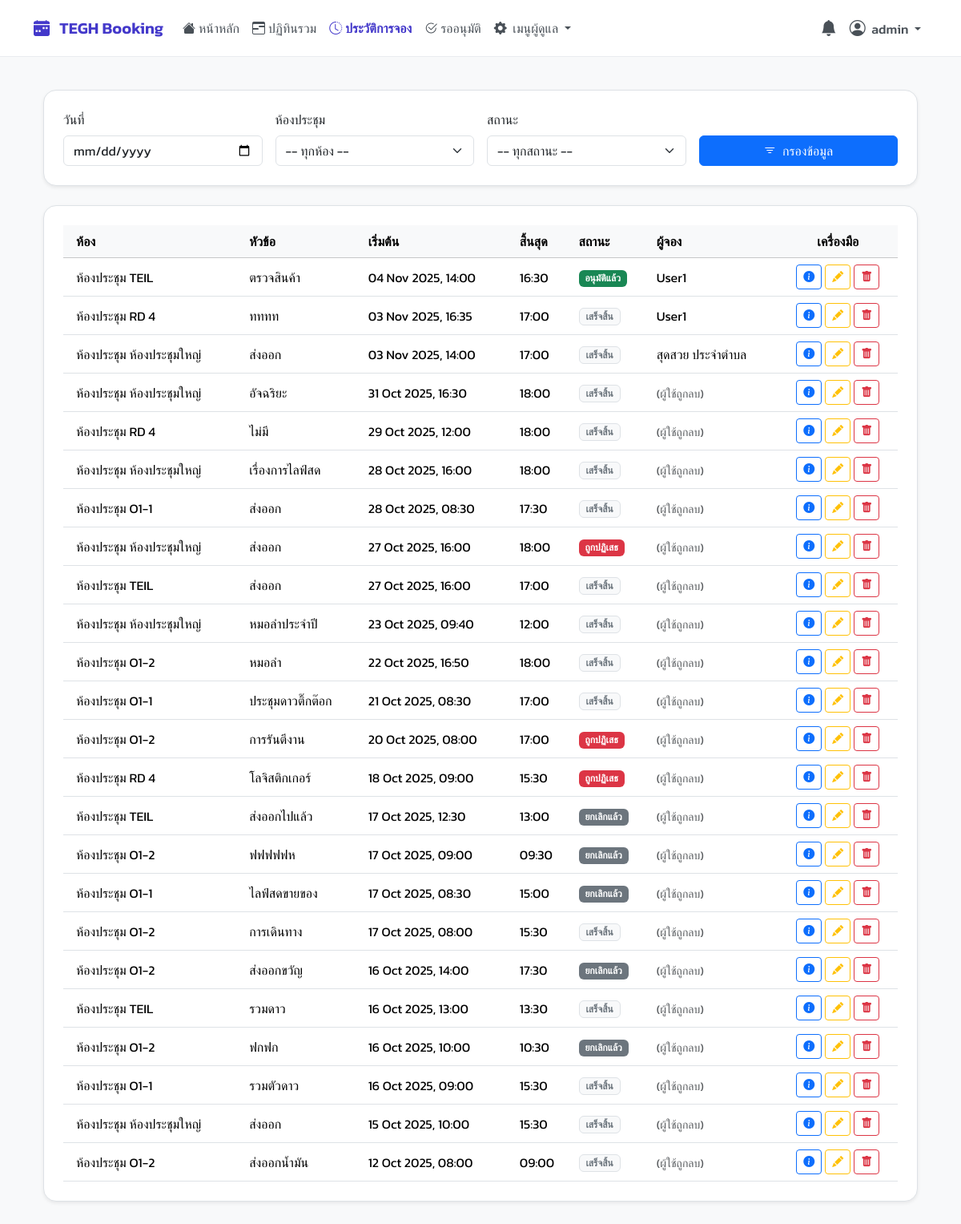
/history/ (signed in), run on an earlier commit of the app's database.
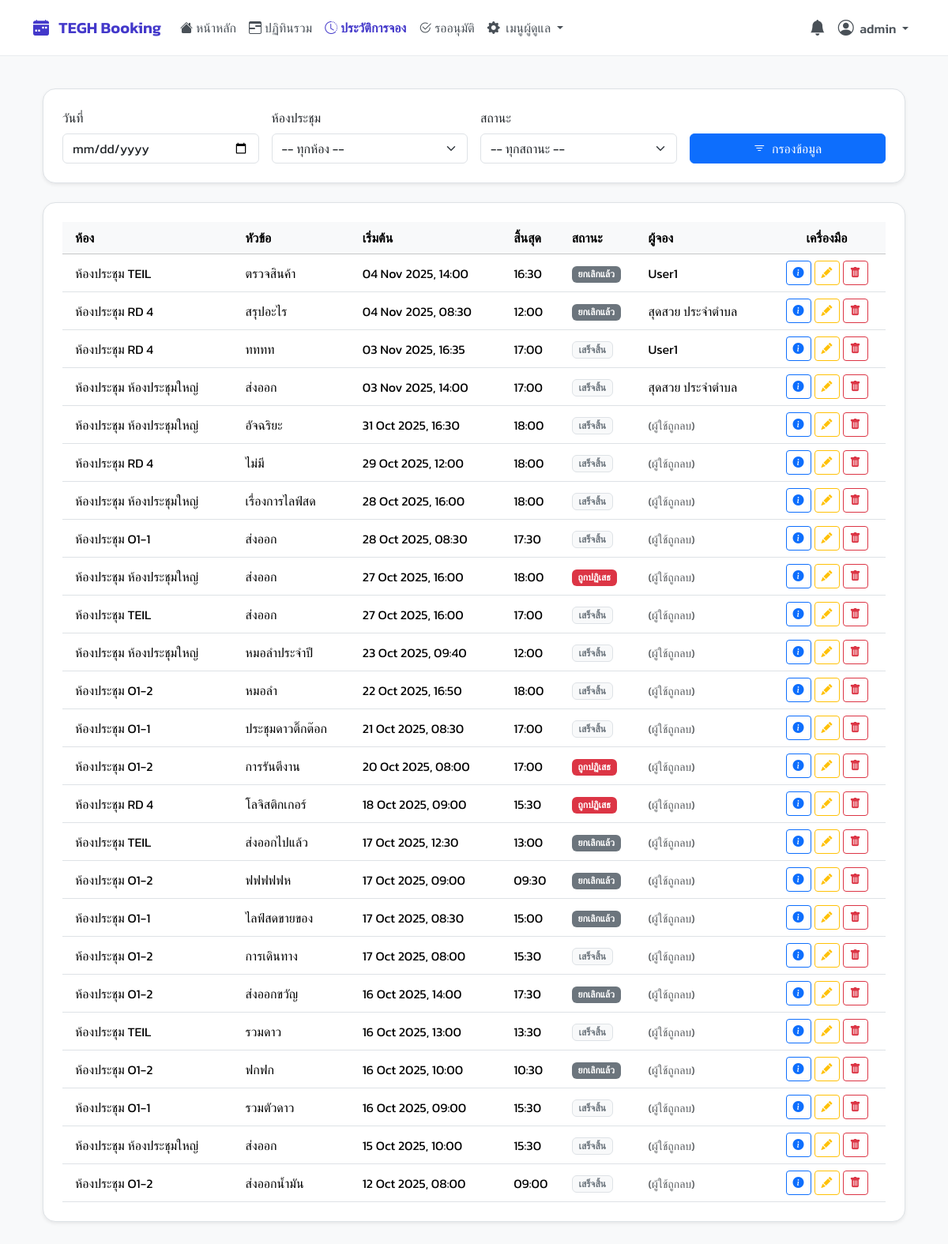
And on a later commit of the database.
### booking/models.py (models this page shows, shortened)
class Booking(models.Model):
    user = models.ForeignKey(User, on_delete=models.SET_NULL, null=True, related_name='bookings')
    room = models.ForeignKey(Room, on_delete=models.CASCADE, related_name='bookings')
    title = models.CharField(max_length=200)
    start_time = models.DateTimeField()
    end_time = models.DateTimeField()
    chairman = models.CharField(max_length=200, blank=True, null=True)
    department = models.CharField(max_length=200, blank=True, null=True)
    participant_count = models.PositiveIntegerField(default=1)
    participants = models.ManyToManyField(User, related_name='participating_in', blank=True)
    presentation_file = models.FileField(upload_to='presentations/', blank=True, null=True)
    description = models.TextField(blank=True, null=True)
    additional_requests = models.TextField(blank=True, null=True)
    additional_notes = models.TextField(blank=True, null=True)
    STATUS_CHOICES = [
        ('PENDING', 'รออนุมัติ'),
        ('APPROVED', 'อนุมัติแล้ว'),
        ('REJECTED', 'ไม่อนุมัติ'),
        ('CANCELLED', 'ยกเลิกแล้ว'),
    ]
    status = models.CharField(max_length=10, choices=STATUS_CHOICES, default='PENDING')
    created_at = models.DateTimeField(auto_now_add=True)
    updated_at = models.DateTimeField(auto_now=True)
    parent_booking = models.ForeignKey(
        'self',
        on_delete=models.CASCADE,
        null=True,
        blank=True,
        related_name='child_bookings',
        help_text="การจองนี้ เป็นส่วนหนึ่งของการจองซ้ำ (ชี้ไปที่การจองแรก)"
    )
    recurrence_rule = models.CharField(max_length=20, blank=True, null=True) # (เช่น 'WEEKLY', 'MONTHLY')
    @property
    def is_past(self):
        if not self.end_time:
            return False
        return timezone.now() > self.end_time

class Room(models.Model):
    name = models.CharField(max_length=100)
    building = models.CharField(max_length=100, blank=True, null=True)
    floor = models.CharField(max_length=50, blank=True, null=True)
    location = models.CharField(max_length=255, blank=True, null=True, help_text="เช่น 'ใกล้ฝ่ายบุคคล'")
    capacity = models.PositiveIntegerField(default=1)
    equipment_in_room = models.TextField(blank=True, null=True, help_text="ระบุอุปกรณ์แต่ละอย่างในบรรทัดใหม่")
    image = models.ImageField(upload_to='room_images/', blank=True, null=True, verbose_name="รูปภาพห้อง")

### booking/views.py (the view, shortened to what this page needs)
# urls.py: path('history/', views.history_view, name='history'),
@login_required
def history_view(request):
    if is_admin(request.user):
        bookings = Booking.objects.all().select_related('room', 'user').order_by('-start_time')
    else:
        bookings = Booking.objects.filter(user=request.user).select_related('room').order_by('-start_time')
    date_f = request.GET.get('date'); room_f = request.GET.get('room'); status_f = request.GET.get('status'); q_f = request.GET.get('q', '')
    if date_f:
        try:
            bookings = bookings.filter(start_time__date=datetime.strptime(date_f, '%Y-%m-%d').date())
        except ValueError:
            messages.warning(request, "รูปแบบวันที่ไม่ถูกต้อง กรุณาใช้ YYYY-MM-DD")
            date_f = None
    if status_f and status_f in dict(Booking.STATUS_CHOICES):
        bookings = bookings.filter(status=status_f)
    elif status_f:
        messages.warning(request, "สถานะการจองไม่ถูกต้อง")
        status_f = None
    context = get_base_context(request)
    context.update({
        'bookings_list': bookings,
        'all_rooms': Room.objects.all().order_by('name'),
        'status_choices': Booking.STATUS_CHOICES,
        'current_date': date_f,
        'current_room': room_f,
        'current_status': status_f,
        'current_query': q_f,
        'now_time': timezone.now()
    })
    return render(request, 'pages/history.html', context)

### booking/views.py (called while the page is built)
def is_admin(user):
    return user.is_authenticated and (user.is_superuser or user.groups.filter(name='Admin').exists())

### templates/pages/history.html (shortened to what the changed rows need)
{% extends 'base.html' %}
{% load static %}
{% block content %}
<div class="container-fluid py-4">
    <div class="content-card shadow-sm border p-3 p-md-4">
        <div class="table-responsive">
            <table class="table table-hover mb-0 align-middle">
                <thead class="table-light">
                    <tr>
                        <th scope="col" class="ps-3">ห้อง</th>
                        <th scope="col">หัวข้อ</th>
                        <th scope="col">เริ่มต้น</th>
                        <th scope="col">สิ้นสุด</th>
                        <th scope="col">สถานะ</th>
                        {% if is_admin_user %}
                        <th scope="col">ผู้จอง</th>
                        {% endif %}
                        <th scope="col" class="text-center">เครื่องมือ</th>
                    </tr>
                </thead>
                <tbody>
                    {% for booking in bookings_list %}
                    <tr>
                        <td class="ps-3">{{ booking.room.name }}</td>
                        <td>{{ booking.title }}</td>
                        <td>{{ booking.start_time|date:"d M Y, H:i" }}</td>
                        <td>{{ booking.end_time|date:"H:i" }}</td>
                        <td>
                            {% if booking.status == 'APPROVED' %}
                                {% if booking.is_past %}
                                    <span class="badge bg-past">เสร็จสิ้น</span>
                                {% else %}
                                    <span class="badge bg-success">อนุมัติแล้ว</span>
                                {% endif %}
                            {% elif booking.status == 'PENDING' %}
                                <span class="badge bg-warning text-dark">รออนุมัติ</span>
                            {% elif booking.status == 'REJECTED' %}
                                <span class="badge bg-danger">ถูกปฏิเสธ</span>
                            {% elif booking.status == 'CANCELLED' %}
                                <span class="badge bg-secondary">ยกเลิกแล้ว</span>
                            {% endif %}
                        </td>
                        {% if is_admin_user %}
                        <td>
                            {% if booking.user %}
                                {{ booking.user.get_full_name|default:booking.user.username }}
                            {% else %}
                                <span class="text-muted small">(ผู้ใช้ถูกลบ)</span>
                            {% endif %}
                        </td>
                        {% endif %}
                        <td class="text-center">
                            <div class="d-inline-flex gap-1" role="group">
                                <a href="{% url 'booking_detail' booking.id %}" class="btn btn-sm btn-outline-primary" title="ดูรายละเอียด">
                                    <i class="bi bi-info-circle-fill"></i>
                                </a>
                                {% if is_admin_user or not booking.is_past and booking.user == request.user %}
                                    <a href="{% url 'edit_booking' booking.id %}" class="btn btn-sm btn-outline-warning" title="แก้ไข">
                                        <i class="bi bi-pencil-fill"></i>
                                    </a>
                                    <button type="button" class="btn btn-sm btn-outline-danger delete-booking-btn"
                                            title="ยกเลิกการจอง"
                                            data-bs-toggle="modal"
                                            data-bs-target="#deleteConfirmModal"
                                            data-delete-url="{% url 'delete_booking' booking.id %}"
                                            data-booking-title="{{ booking.title|escapejs }}">
                                        <i class="bi bi-trash-fill"></i>
                                    </button>
                                {% endif %}
                            </div>
                        </td>
                    </tr>
                    {% endfor %}
                </tbody>
            </table>
        </div>
    </div>
</div>
{% endblock %}

### templates/base.html (shortened to what this page needs)
{% load static %}
<!DOCTYPE html>
<html lang="th">
<head>
    <link href="https://cdn.jsdelivr.net/npm/bootstrap@5.3.3/dist/css/bootstrap.min.css" rel="stylesheet">
    <link rel="stylesheet" href="https://cdn.jsdelivr.net/npm/bootstrap-icons@1.11.3/font/bootstrap-icons.min.css">
    <link href="https://cdn.jsdelivr.net/npm/select2@4.1.0-rc.0/dist/css/select2.min.css" rel="stylesheet" />
    <link rel="stylesheet" href="https://cdn.jsdelivr.net/npm/select2-bootstrap-5-theme@1.3.0/dist/select2-bootstrap-5-theme.min.css" />
    <link rel="stylesheet" href="{% static 'css/theme.css' %}">
</head>
<body>
    <nav class="navbar navbar-expand-lg fixed-top" id="main-navbar">
        <div class="container-xl">
            <a class="navbar-brand" href="{% url 'dashboard' %}">
                <i class="bi bi-calendar-week-fill me-2"></i> TEGH Booking
            </a>
            <div class="collapse navbar-collapse" id="mainNavbar">
                <ul class="navbar-nav me-auto mb-2 mb-lg-0">
                    {% for item in menu_items %}
                        {% if item.show %}
                            <li class="nav-item">
                                <a class="nav-link {% if item.active %}active{% endif %} d-flex align-items-center" href="{% url item.url_name %}">
                                    <i class="{{ item.icon }} me-1"></i>
                                    {{ item.label }}
                                </a>
                            </li>
                        {% endif %}
                    {% endfor %}
                    {% if is_admin_user %}
                    <li class="nav-item dropdown">
                        <a class="nav-link dropdown-toggle" href="#" id="adminMenuDropdown" role="button" data-bs-toggle="dropdown" aria-expanded="false">
                            <i class="bi bi-gear-fill me-1"></i>
                            เมนูผู้ดูแล
                        </a>
                    </li>
                    {% endif %}
                </ul>
                <ul class="navbar-nav ms-auto mb-2 mb-lg-0">
                    {% if user.is_authenticated %}
                    {% if is_admin_user %}
                    <li class="nav-item dropdown">
                        <a class="nav-link" href="#" id="notificationBell" role="button" data-bs-toggle="dropdown" aria-expanded="false"
                            title="รายการแจ้งเตือน" data-bs-toggle="tooltip" data-bs-placement="bottom">
                            <i class="bi bi-bell-fill fs-5"></i>
                        </a>
                    </li>
                    {% endif %}
                    <li class="nav-item dropdown">
                        <a class="nav-link dropdown-toggle" href="#" id="navbarUserDropdown" role="button" data-bs-toggle="dropdown" aria-expanded="false">
                            <i class="bi bi-person-circle fs-5 me-1"></i>
                            <span class="d-none d-lg-inline">{{ user.get_full_name|default:user.username }}</span>
                        </a>
                    </li>
                    {% endif %}
                </ul>
            </div>
        </div>
    </nav>
    <main class="container-xl main-content-wrapper" id="main-content">
        {% block content %}{% endblock %}
    </main>
</body>
</html>

What changed in the data, as far as the page shows it:
changed Booking "ตรวจสินค้า": status "อนุมัติแล้ว" → "ยกเลิกแล้ว"
added Booking: room.name "ห้องประชุม RD 4", title "สรุปอะไร", start_time "04 Nov 2025, 08:30", end_time "12:00", status "ยกเลิกแล้ว", user.get_full_name "สุดสวย ประจำตำบล"
